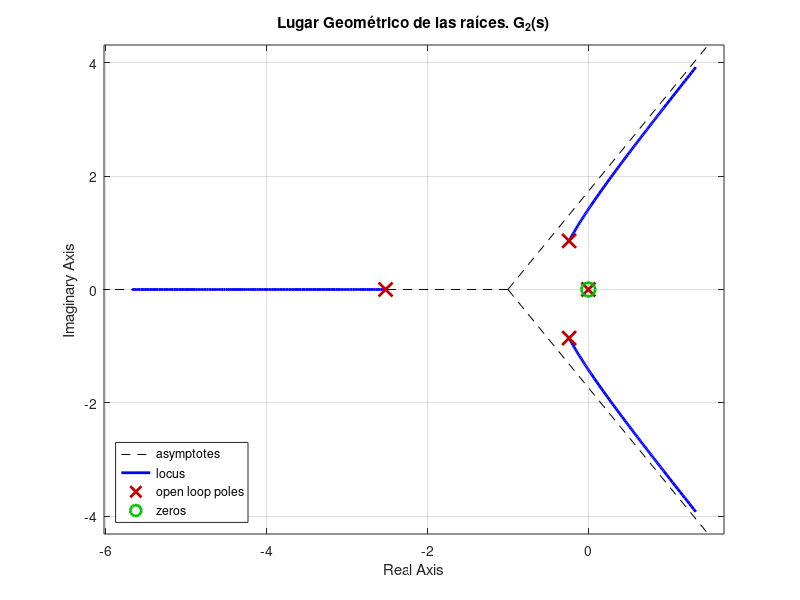

This chart was generated by the following MATLAB code:
pkg load control

m_1 = 1;
m_2 = 1;
b_1 = 1;
b_2 = 1;
k = 1;

cns_2 = m_2;
cns_1 = b_1 + b_2;

cds_4 = m_1*m_2;
cds_3 = m_1*(b_1+b_2) + m_2*b_1;
cds_2 = k*m_2 + b_1*b_2;
cds_1 = k*(b_1+b_2);


x2cns_1  = b_1

x2cds_4 = m_1*m_2
x2cds_3 = (m_1*(b_1+b_2)+m_2*b_1)
x2cds_2 = (k*m_2+b_1*b_2)
x2cds_1 = k*(b_1+b_2)

num = [cns_2 cns_1 0];
den = [cds_4 cds_3 cds_2 cds_1 0];

num2 = [x2cns_1 0];
den2 = [x2cds_4 x2cds_3 x2cds_2 x2cds_1 0];


G1 = tf(num, den)
G2 = tf(num2, den2)

rlocus(G2)
grid on
title("Lugar Geométrico de las raíces. G_2(s)")

legend("location", "southwest")
print -dpng -r300 'modo_rlocusx2s.png'
